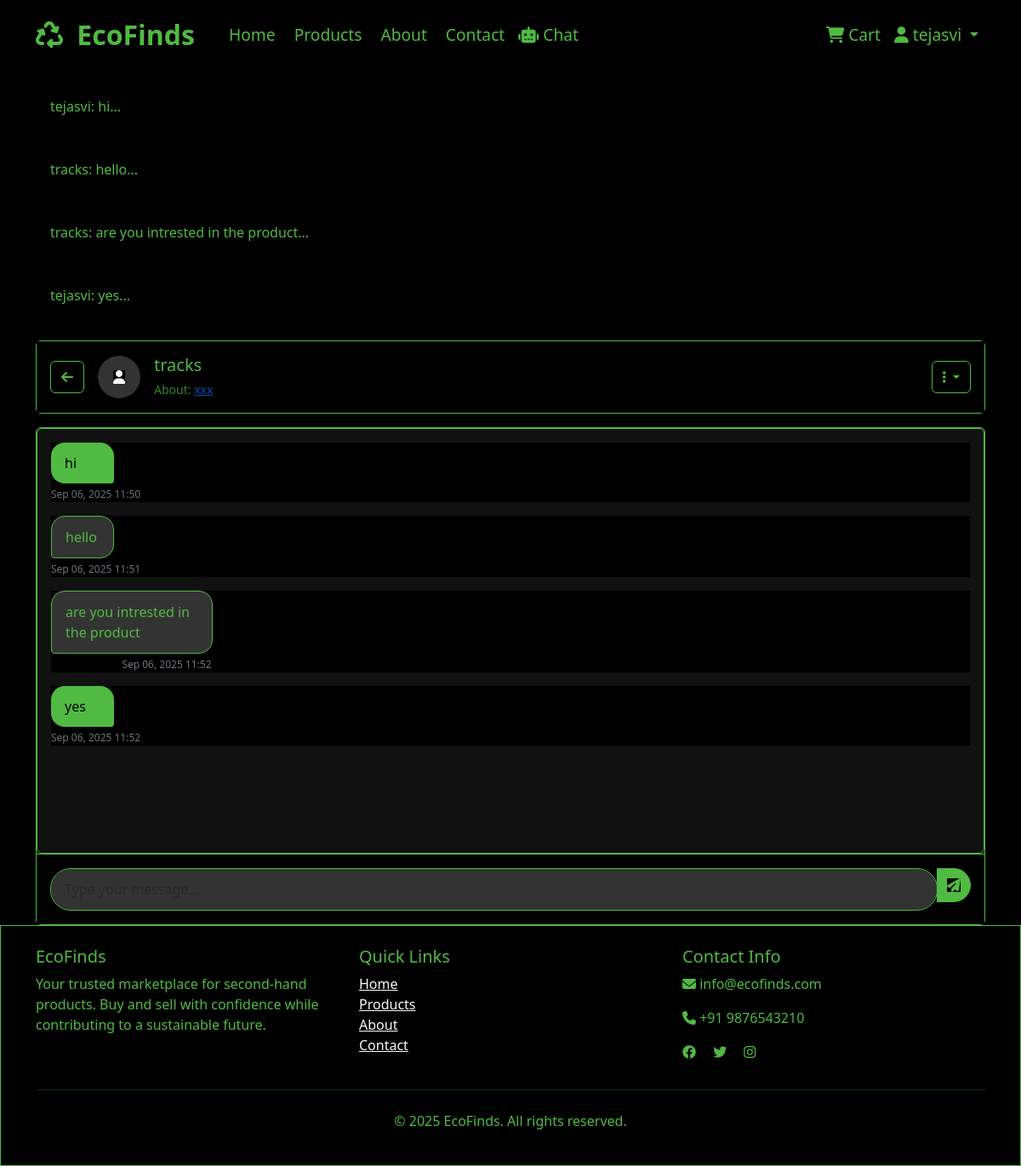
Screenshot of /profile/chat/1/ (signed in) with the database file from the repository.
### user_profile/models.py (models this page shows, shortened)
class Message(models.Model):
    chat = models.ForeignKey(Chat, on_delete=models.CASCADE, related_name='messages')
    sender = models.ForeignKey(User, on_delete=models.CASCADE)
    content = models.TextField()
    is_read = models.BooleanField(default=False)
    created_at = models.DateTimeField(auto_now_add=True)
    class Meta:
        ordering = ['created_at']
    def __str__(self):
        return f"{self.sender.username}: {self.content[:50]}..."

class Chat(models.Model):
    participants = models.ManyToManyField(User, related_name='chats')
    product = models.ForeignKey('products.Product', on_delete=models.CASCADE, null=True, blank=True)
    created_at = models.DateTimeField(auto_now_add=True)
    updated_at = models.DateTimeField(auto_now=True)
    is_active = models.BooleanField(default=True)
    class Meta:
        ordering = ['-updated_at']

### products/models.py (models this page shows, shortened)
class Product(models.Model):
    CONDITION_CHOICES = [
        ('excellent', 'Excellent'),
        ('good', 'Good'),
        ('fair', 'Fair'),
        ('poor', 'Poor'),
    ]
    STATUS_CHOICES = [
        ('available', 'Available'),
        ('sold', 'Sold'),
        ('pending', 'Pending'),
        ('draft', 'Draft'),
    ]
    title = models.CharField(max_length=200)
    slug = models.SlugField(max_length=200, unique=True)
    description = models.TextField()
    category = models.ForeignKey(Category, on_delete=models.CASCADE, related_name='products')
    seller = models.ForeignKey(User, on_delete=models.CASCADE, related_name='products')
    price = models.DecimalField(max_digits=10, decimal_places=2, validators=[MinValueValidator(0.01)])
    original_price = models.DecimalField(max_digits=10, decimal_places=2, blank=True, null=True)
    condition = models.CharField(max_length=20, choices=CONDITION_CHOICES)
    brand = models.CharField(max_length=100, blank=True)
    model = models.CharField(max_length=100, blank=True)
    year_purchased = models.IntegerField(blank=True, null=True)
    status = models.CharField(max_length=20, choices=STATUS_CHOICES, default='available')
    is_featured = models.BooleanField(default=False)
    city = models.CharField(max_length=100)
    state = models.CharField(max_length=100)
    country = models.CharField(max_length=100, default='India')
    created_at = models.DateTimeField(auto_now_add=True)
    updated_at = models.DateTimeField(auto_now=True)
    published_at = models.DateTimeField(blank=True, null=True)
    class Meta:
        ordering = ['-created_at']

### user_profile/views.py (the view)
# urls.py: path('chat/<int:chat_id>/', views.chat_detail, name='chat_detail'),
@login_required
def chat_detail(request, chat_id):
    chat = get_object_or_404(Chat, id=chat_id, participants=request.user)
    messages_list = Message.objects.filter(chat=chat).order_by('created_at')
    Message.objects.filter(chat=chat, sender__in=chat.participants.exclude(id=request.user.id)).update(is_read=True)
    context = {
        'chat': chat,
        'messages': messages_list,
        'other_user': chat.participants.exclude(id=request.user.id).first(),
    }
    return render(request, 'user_profile/chat_detail.html', context)

### templates/user_profile/chat_detail.html (shortened to what this page needs)
{% extends 'base.html' %}
{% load static %}
{% block content %}
<div class="container mt-4">
    <div class="row">
        <div class="col-12">
            <div class="card mb-3">
                <div class="card-body">
                    <div class="d-flex align-items-center">
                        <a href="{% url 'user_profile:chat_list' %}" class="btn btn-outline-secondary me-3">
                            <i class="fas fa-arrow-left"></i>
                        </a>
                        <div class="rounded-circle bg-secondary d-flex align-items-center justify-content-center me-3" style="width: 50px; height: 50px;">
                            <i class="fas fa-user text-white"></i>
                        </div>
                        <div class="flex-grow-1">
                            <h5 class="mb-1">{{ other_user.username }}</h5>
                            {% if chat.product %}
                                <small class="text-muted">About: <a href="{% url 'products:product_detail' chat.product.slug %}">{{ chat.product.title }}</a></small>
                            {% endif %}
                        </div>
                        <div class="dropdown">
                            <button class="btn btn-outline-secondary dropdown-toggle" type="button" data-bs-toggle="dropdown">
                                <i class="fas fa-ellipsis-v"></i>
                            </button>
                        </div>
                    </div>
                </div>
            </div>
            <div class="card">
                <div class="chat-container" id="chatContainer">
                    {% for message in messages %}
                    <div class="message {% if message.sender == user %}sent{% else %}received{% endif %}">
                        <div>
                            <div class="message-content">
                                {{ message.content }}
                            </div>
                            <div class="message-time text-center">
                                {{ message.created_at|date:"M d, Y H:i" }}
                            </div>
                        </div>
                    </div>
                    {% empty %}
                    <div class="text-center text-muted py-4">
                        <i class="fas fa-comments fa-2x mb-3"></i>
                        <p>No messages yet. Start the conversation!</p>
                    </div>
                    {% endfor %}
                </div>
                <div class="chat-input">
                    <form id="messageForm" onsubmit="sendMessage(event)">
                        <div class="input-group">
                            <input type="text" class="form-control" id="messageInput" placeholder="Type your message..." required>
                            <button class="btn btn-primary send-btn" type="submit">
                                <i class="fas fa-paper-plane"></i>
                            </button>
                        </div>
                    </form>
                </div>
            </div>
        </div>
    </div>
</div>
{% endblock %}

### templates/base.html (shortened to what this page needs)
{% load static %}
<!DOCTYPE html>
<html lang="en">
<head>
    <link href="https://cdn.jsdelivr.net/npm/bootstrap@5.3.0/dist/css/bootstrap.min.css" rel="stylesheet">
    <link href="https://cdnjs.cloudflare.com/ajax/libs/font-awesome/6.4.0/css/all.min.css" rel="stylesheet">
</head>
<body>
    <nav class="navbar navbar-expand-lg bar">
        <div class="container">
            <a class="navbar-brand" style="font-size: 2rem;" href="{% url 'main:home' %}">
                <i class="fas fa-recycle" style="margin-right: 8px;"></i> EcoFinds
            </a>
            <div class="collapse navbar-collapse" id="navbarNav">
                <ul class="navbar-nav me-auto" style="padding-left: 10px;">
                    <li class="nav-item navbtn">
                        <a class="nav-link" href="{% url 'main:home' %}">Home</a>
                    </li>
                    <li class="nav-item navbtn">
                        <a class="nav-link" href="{% url 'products:product_list' %}">Products</a>
                    </li>
                    <li class="nav-item navbtn">
                        <a class="nav-link" href="{% url 'main:about' %}">About</a>
                    </li>
                    <li class="nav-item navbtn">
                        <a class="nav-link" href="{% url 'main:contact' %}">Contact</a>
                    </li>
                    <li class="nav-item">
                        <a class="nav-link" href="{% url 'chatbot:chat_view' %}">
                            <i class="fas fa-robot"></i> Chat
                        </a>
                    </li>
                </ul>
                <ul class="navbar-nav">
                    {% if user.is_authenticated %}
                        <li class="nav-item">
                            <a class="nav-link" href="{% url 'main:cart' %}">
                                <i class="fas fa-shopping-cart"></i> Cart
                            </a>
                        </li>
                        <li class="nav-item dropdown">
                            <a class="nav-link dropdown-toggle" href="#" id="navbarDropdown" role="button" data-bs-toggle="dropdown">
                                <i class="fas fa-user"></i> {{ user.first_name|default:user.username }}
                            </a>
                        </li>
                    {% endif %}
                </ul>
            </div>
        </div>
    </nav>
    {% if messages %}
        <div class="container mt-3">
            {% for message in messages %}
                <div class="alert alert-{{ message.tags }} alert-dismissible fade show" role="alert">
                    {{ message }}
                    <button type="button" class="btn-close" data-bs-dismiss="alert"></button>
                </div>
            {% endfor %}
        </div>
    {% endif %}
    <main>
        {% block content %}{% endblock %}
    </main>
    <footer class="footer py-4">
        <div class="container">
            <div class="row">
                <div class="col-md-4">
                    <h5>EcoFinds</h5>
                    <p>Your trusted marketplace for second-hand products. Buy and sell with confidence while contributing to a sustainable future.</p>
                </div>
                <div class="col-md-4">
                    <h5>Quick Links</h5>
                    <ul class="list-unstyled">
                        <li><a href="{% url 'main:home' %}" class="text-light">Home</a></li>
                        <li><a href="{% url 'products:product_list' %}" class="text-light">Products</a></li>
                        <li><a href="{% url 'main:about' %}" class="text-light">About</a></li>
                        <li><a href="{% url 'main:contact' %}" class="text-light">Contact</a></li>
                    </ul>
                </div>
                <div class="col-md-4">
                    <h5>Contact Info</h5>
                    <p><i class="fas fa-envelope"></i> info@ecofinds.com</p>
                    <p><i class="fas fa-phone"></i> +91 9876543210</p>
                    <div class="social-links">
                        <a href="#" class="text-light me-3"><i class="fab fa-facebook"></i></a>
                        <a href="#" class="text-light me-3"><i class="fab fa-twitter"></i></a>
                        <a href="#" class="text-light me-3"><i class="fab fa-instagram"></i></a>
                    </div>
                </div>
            </div>
            <hr class="my-4">
            <div class="text-center">
                <p>&copy; 2025 EcoFinds. All rights reserved.</p>
            </div>
        </div>
    </footer>
</body>
</html>

### templates/base.html (style rules this page uses)
* { background-color: black; color:#50ba42; }
.navbar { background-color: black !important; }
.navbar-nav { background-color: black !important; }
.navbar-nav .nav-link { color: #50ba42 !important; background-color: black !important; }
.navbtn { padding-left: 6px; text-align: center; color: #50ba42 !important; background-color: black !important; }
.navbar-brand { color: #50ba42 !important; background-color: black !important; }
.bar { height: 80px; padding-top: 10px; font-size: 1.2rem; color: #50ba42; }
.navbar-brand { font-weight: bold; color: #50ba42; }
.btn-primary { background-color: #2d5a27; border-color: #2d5a27; }
.card { transition: transform 0.2s; }
.footer { border: 1px solid #50ba42; }

### rows the page displays
Message: sender+content "tejasvi: hi...", content "hi", created_at "Sep 06, 2025 11:50"
Message: sender+content "tracks: hello...", content "hello", created_at "Sep 06, 2025 11:51"
Message: sender+content "tracks: are you intrested in the product...", content "are you intrested in the product", created_at "Sep 06, 2025 11:52"
Message: sender+content "tejasvi: yes...", content "yes", created_at "Sep 06, 2025 11:52"
Chat: product "xxx"

### other values shown
{{ user.first_name|default:user.username }} "tejasvi"
{{ other_user.username }} "tracks"
